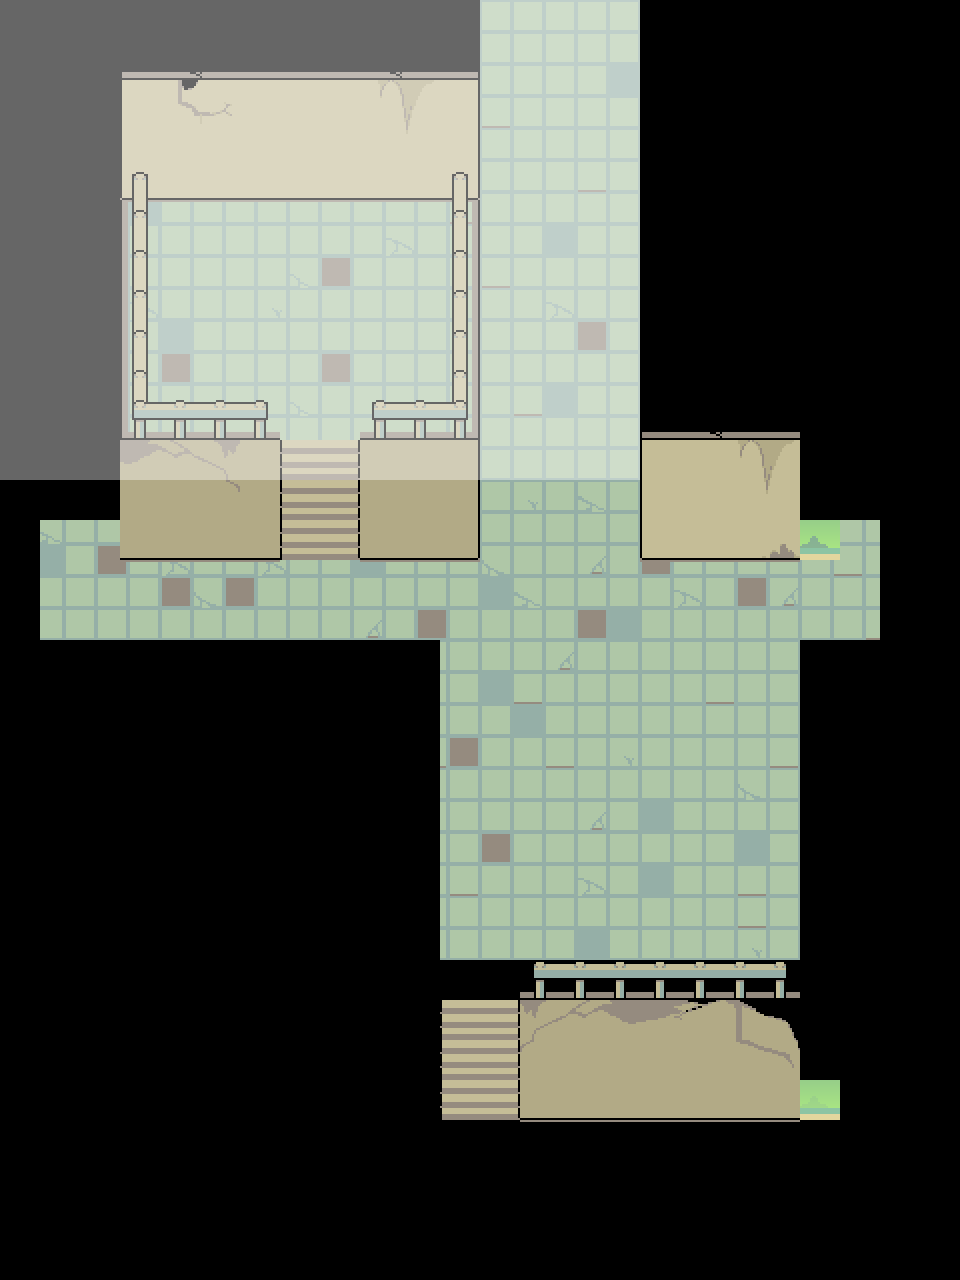

This is a level from a 2D game, rendered from its Tiled map with the project's own tilesets. A one-line summary and the map file follow, with tile-layer data summarised:
An orthogonal 24x32 tile map with 40x40 px tiles, 4 tile layers (Tile Layer 1, Tile Layer 2, Tile Layer 4, Tile Layer 3), 3 tilesets, 2 image layers and 35 objects (5x changing_room_star, 3x transition, interactable, entry_greenroom, entrydown, ...).

<map version="1.10" tiledversion="1.10.2" orientation="orthogonal" renderorder="right-down" width="24" height="32" tilewidth="40" tileheight="40" infinite="0" nextlayerid="12" nextobjectid="76">
 <editorsettings>
  <export target="corridors3.lua" format="lua" />
 </editorsettings>
 <properties>
  <property name="border" value="greenroomold" />
  <property name="music" value="lost_room" />
 </properties>
 <tileset firstgid="1" source="../../../tilesets/greenroom.tsx" />
 <tileset firstgid="127" source="../../../tilesets/floor3-objects.tsx" />
 <tileset firstgid="170" source="../../../tilesets/bg_ch3_dw_changing_room_tileset.tsx" />
 <imagelayer id="10" name="Image Layer 1" repeaty="1">
  <image source="../../../../../assets/sprites/world/maps/floor3/sloppy/changing_room_floor.png" width="1280" height="960" />
 </imagelayer>
 <layer id="1" name="Tile Layer 1" width="24" height="32">
  <data>[768 cells, 524 non-empty, 43 distinct tile ids]</data>
 </layer>
 <layer id="2" name="Tile Layer 2" width="24" height="32">
  <data>[768 cells, 45 non-empty, 20 distinct tile ids]</data>
 </layer>
 <layer id="6" name="Tile Layer 4" width="24" height="32">
  <data>[768 cells, 24 non-empty, 5 distinct tile ids]</data>
 </layer>
 <objectgroup id="4" name="objects_bg">
  <object id="44" gid="129" x="280" y="240" width="60" height="90" />
  <object id="56" gid="154" x="40" y="640" width="82" height="204" />
  <object id="57" gid="2147483802" x="800" y="640" width="82" height="204" />
  <object id="58" gid="2147483802" x="800" y="1200" width="82" height="204" />
  <object id="59" gid="152" x="360" y="580" width="74" height="90" />
  <object id="60" gid="152" x="200" y="580" width="74" height="90" />
  <object id="65" name="changing_room_star" x="560" y="1060">
   <properties>
    <property name="sinerindex" type="int" value="0" />
    <property name="starindex" type="int" value="1" />
   </properties>
   <point />
  </object>
  <object id="66" name="changing_room_star" x="620" y="1070">
   <properties>
    <property name="sinerindex" type="int" value="1" />
    <property name="starindex" type="int" value="2" />
   </properties>
   <point />
  </object>
  <object id="67" name="changing_room_star" x="690" y="1060">
   <properties>
    <property name="sinerindex" type="int" value="2" />
    <property name="starindex" type="int" value="3" />
   </properties>
   <point />
  </object>
  <object id="68" name="changing_room_star" x="760" y="1080">
   <properties>
    <property name="sinerindex" type="int" value="3" />
    <property name="starindex" type="int" value="4" />
   </properties>
   <point />
  </object>
  <object id="73" name="changing_room_star" x="160" y="500">
   <properties>
    <property name="sinerindex" type="int" value="4" />
    <property name="starindex" type="int" value="5" />
   </properties>
   <point />
  </object>
 </objectgroup>
 <objectgroup color="#0000ff" id="5" name="collision">
  <object id="10" x="520" y="1000" width="280" height="120" />
  <object id="11" x="120" y="440" width="160" height="120" />
  <object id="12" x="640" y="0" width="160" height="560" />
  <object id="14" x="360" y="440" width="120" height="120" />
  <object id="16" x="440" y="200" width="40" height="240" />
  <object id="17" x="120" y="200" width="40" height="240" />
  <object id="18" x="0" y="80" width="480" height="120" />
  <object id="19" x="40" y="640" width="400" height="560" />
  <object id="20" x="800" y="640" width="80" height="360" />
  <object id="21" x="440" y="1200" width="440" height="40" />
  <object id="22" x="800" y="1120">
   <polygon points="0,0 80,80 80,0" />
  </object>
  <object id="23" x="800" y="560">
   <polygon points="0,0 80,80 80,0" />
  </object>
  <object id="24" x="40" y="640">
   <polygon points="0,0 80,-80 0,-80" />
  </object>
  <object id="31" x="379.667" y="557.333" width="34.6667" height="21.3333" />
  <object id="32" x="219.667" y="557.333" width="34.6667" height="21.3333" />
  <object id="61" x="0" y="-40" width="480" height="40" />
 </objectgroup>
 <objectgroup color="#ff00ff" id="8" name="objects">
  <object id="46" name="transition" x="480" y="-30" width="160" height="40">
   <properties>
    <property name="map" value="floortv/legacy/corridors1" />
    <property name="marker" value="entry4" />
   </properties>
  </object>
  <object id="47" name="transition" x="800" y="1120" width="40" height="80">
   <properties>
    <property name="map" value="floortv/green_room" />
    <property name="marker" value="entry_left" />
   </properties>
  </object>
  <object id="55" name="interactable" x="279.997" y="199.247" width="60" height="40.75">
   <properties>
    <property name="cutscene" value="tvfloor.legacy_vending" />
    <property name="solid" type="bool" value="true" />
   </properties>
  </object>
  <object id="64" name="transition" x="-40" y="0" width="40" height="80">
   <properties>
    <property name="map" value="floortv/legacy/chair_room" />
    <property name="marker" value="entry_chair" />
   </properties>
  </object>
 </objectgroup>
 <objectgroup color="#7f00ff" id="9" name="markers">
  <object id="48" name="entry_greenroom" x="760" y="1160">
   <point />
  </object>
  <object id="49" name="entrydown" x="560" y="80">
   <point />
  </object>
  <object id="51" name="spawn" x="560" y="600">
   <point />
  </object>
  <object id="62" name="entry_chair" x="40" y="70">
   <point />
  </object>
 </objectgroup>
 <layer id="3" name="Tile Layer 3" width="24" height="32">
  <data>[768 cells, 26 non-empty, 8 distinct tile ids]</data>
 </layer>
 <objectgroup color="#ff0000" id="7" name="objects_fg" />
 <imagelayer id="11" name="overlay" opacity="0.4" tintcolor="#000000" parallaxx="0" parallaxy="0">
  <image source="../../../../../assets/sprites/world/maps/floor3/sloppy/overlay.png" width="640" height="480" />
 </imagelayer>
</map>
